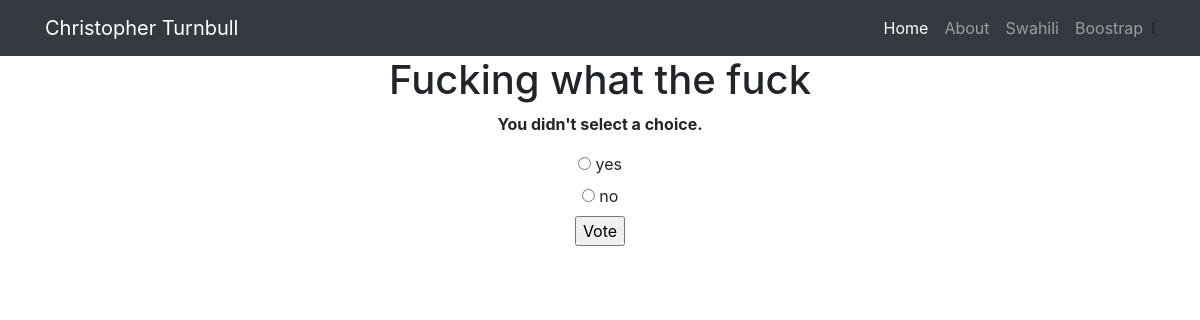
/swahili/5/vote/, run on the app's committed database.
### swahili/models.py (models this page shows, shortened)
class Question(models.Model):
    question_text = models.CharField(max_length=200)
    pub_date = models.DateTimeField('date published', default=timezone.now())

class Choice(models.Model):
    question = models.ForeignKey(Question, on_delete=models.CASCADE)
    choice_text = models.CharField(max_length=200)
    votes = models.IntegerField(default=0)

### swahili/views.py (the view)
# urls.py: path('swahili/<int:question_id>/vote/', views.vote, name='vote'),
def vote(request, question_id):
    question = get_object_or_404(Question, pk=question_id)
    try:
        selected_choice = question.choice_set.get(pk=request.POST['choice'])
    except (KeyError, Choice.DoesNotExist):
        return render(request, 'swahili/detail.html', {
            'question': question,
            'error_message': "You didn't select a choice.",
        })
    else:
        selected_choice.votes += 1
        selected_choice.save()
        return HttpResponseRedirect(reverse('swahili:results', args=(question.id,)))

### swahili/templates/swahili/detail.html (shortened to what this page needs)
{% extends "overview/base.html" %}
{% block content %}
  <div class="container">
    <div class="row">
      <div class="col-lg-12 text-center">
        <h1>{{ question.question_text }}</h1>
        {% if error_message %}<p><strong>{{ error_message }}</strong></p>{% endif %}
        <form action="{% url 'swahili:vote' question.id %}" method="post">
        {% for choice in question.choice_set.all %}
            <input type="radio" name="choice" id="choice{{ forloop.counter }}" value="{{ choice.id }}">
            <label for="choice{{ forloop.counter }}">{{ choice.choice_text }}</label><br>
        {% endfor %}
        <input type="submit" value="Vote">
        </form>
      </div>
    </div>
  </div>
{% endblock %}

### data on the page
Question: question_text "Fucking what the fuck"
Choice: choice_text "yes"
Choice: choice_text "no"

### other printed values
{{ error_message }} "You didn't select a choice."
